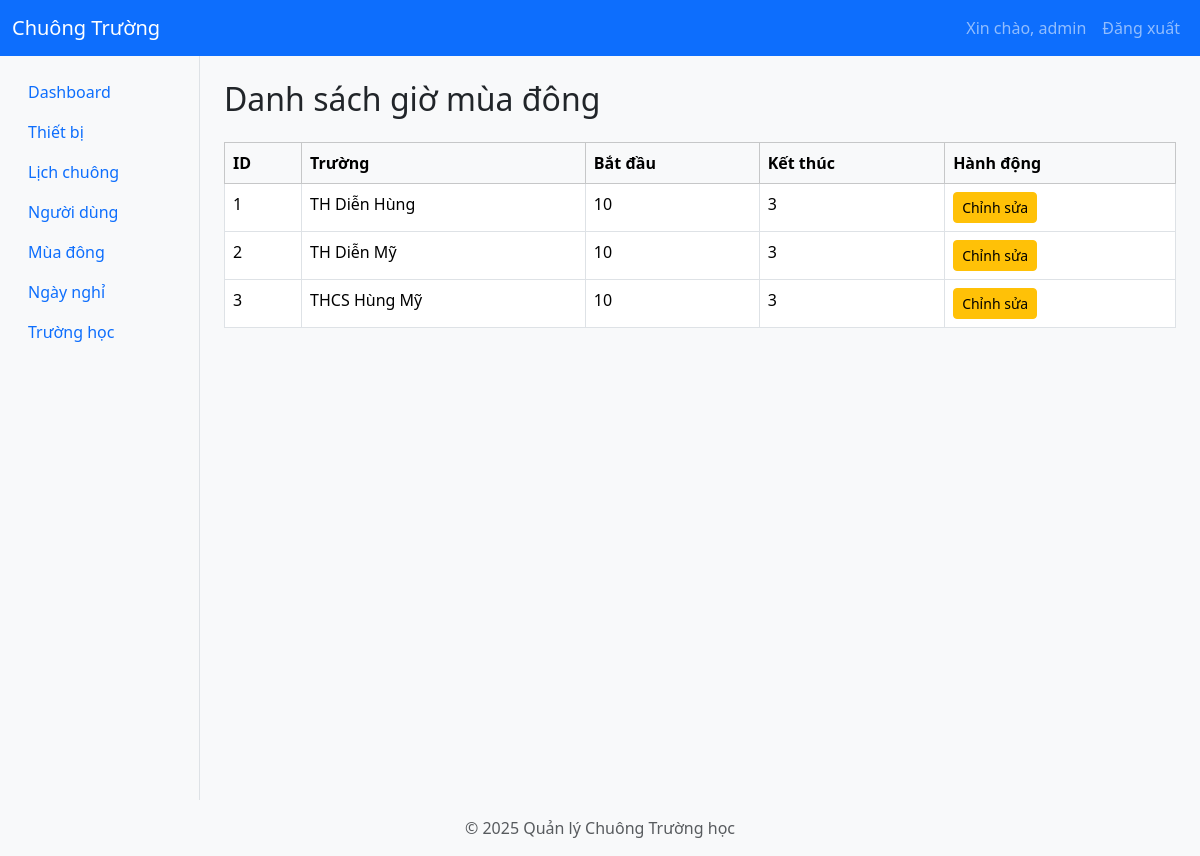
Page /seasons (signed in) on the committed database.
### app/models/school.py (models this page shows)
class School(db.Model):
    __tablename__ = "schools"
    id = db.Column(db.Integer, primary_key=True)
    name = db.Column(db.String(100), nullable=False)
    address = db.Column(db.String(200))
    phone = db.Column(db.String(20))
    users = db.relationship("User", back_populates="school", lazy="dynamic")
    devices = db.relationship("Device", back_populates="school", lazy=True)
    disabled_periods = db.relationship(
        "DisabledPeriod",
        back_populates="school",
        lazy=True
    )
    schedules = db.relationship("Schedule", back_populates="school", lazy=True)

### app/models/season_config.py (models this page shows)
class WinterShiftConfig(db.Model):
    __tablename__ = 'winter_shift_config'
    id = db.Column(db.Integer, primary_key=True)
    school_id = db.Column(db.Integer, db.ForeignKey('schools.id'), nullable=False, unique=True)
    start_month = db.Column(db.Integer, nullable=False, default=10)  # Default to October
    end_month = db.Column(db.Integer, nullable=False, default=3)    # Default to March
    morning_shift_minutes = db.Column(db.Integer, nullable=False, default=0)
    afternoon_shift_minutes = db.Column(db.Integer, nullable=False, default=0)
    school = db.relationship('School', backref=db.backref('winter_shift', uselist=False))

### app/routes/season.py (the view)
@season_bp.route("/seasons", methods=["GET"])
@login_required
@admin_required
def list_seasons():
    schools = School.query.all()  # Removed joinedload(School.seasons) as season_config no longer exists
    print("Schools:", schools)
    return render_template('seasons.html', schools=schools)

### app/__init__.py (called while the page is built)
def create_app():
    app = Flask(__name__)
    app.config.from_object('app.config.Config')
    db.init_app(app)
    jwt.init_app(app)
    migrate.init_app(app, db)  # Bind Flask-Migrate to the app and db
    login_manager.init_app(app)  # Initialize Flask-Login
    login_manager.login_view = 'auth.login'  # Set the login view
    @app.context_processor
    def inject_user():
        from flask_login import current_user
        return dict(current_user=current_user)
    from app.utils.jwt_patch import apply_jwt_patch
    apply_jwt_patch()
    from app.routes import register_routes
    register_routes(app)
    def get_day_name(index):
        days = ['Thứ 2', 'Thứ 3', 'Thứ 4', 'Thứ 5', 'Thứ 6', 'Thứ 7', 'Chủ Nhật']
        return days[index]
    app.jinja_env.filters['get_day_name'] = get_day_name
    return app

### app/templates/seasons.html (shortened to what this page needs)
{% extends 'layout.html' %}
{% block content %}
<h2 class="mb-4">Danh sách giờ mùa đông</h2>
<table class="table table-bordered table-hover">
    <thead class="table-light">
        <tr>
            <th>ID</th>
            <th>Trường</th>
            <th>Bắt đầu</th>
            <th>Kết thúc</th>
            <th>Hành động</th>
        </tr>
    </thead>
    <tbody>
        {% for school in schools %}
        <tr>
            <td>{{ school.id }}</td>
            <td>{{ school.name }}</td>
            <td>{% if school.winter_shift %}{{ school.winter_shift.start_month }}{% else %}Chưa có{% endif %}</td>
            <td>{% if school.winter_shift %}{{ school.winter_shift.end_month }}{% else %}Chưa có{% endif %}</td>
            <td>
                <a href="/seasons/edit/{{ school.id }}" class="btn btn-sm btn-warning">Chỉnh sửa</a>
            </td>
        </tr>
        {% endfor %}
    </tbody>
</table>
{% endblock %}

### app/static/css/style.css (style rules this page uses)
body { background-color: #f8f9fa; }

### rows in the picture
School: id "1", name "TH Diễn Hùng", winter_shift.start_month "10", winter_shift.end_month "3"
School: id "2", name "TH Diễn Mỹ", winter_shift.start_month "10", winter_shift.end_month "3"
School: id "3", name "THCS Hùng Mỹ", winter_shift.start_month "10", winter_shift.end_month "3"

### other values in the picture
{{ session['user']['username'] }} "admin"
